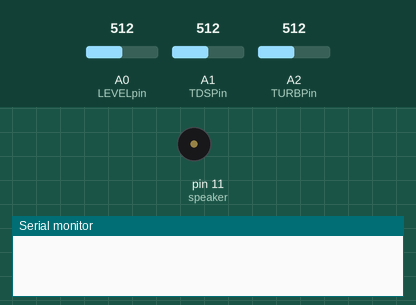
The sketch below on a simulated Arduino Uno, built with avr-gcc and run on an emulated ATmega328P. Parts: buzzer (waves = sounding), the last lines printed to the serial monitor. The test bench sets the inputs (shaded band); at power-on: A0 (LEVELpin) = 512, A1 (TDSPin) = 512, A2 (TURBPin) = 512.

Above: at 2.6 s.
At 7.8 s:
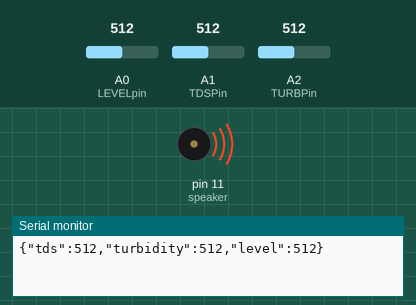
Timing chart, 0 to 23.0 s (numbered marks = the images above):
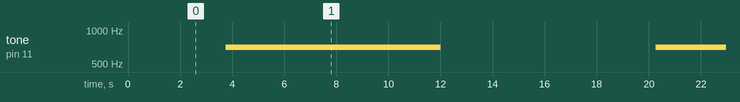

Measured:
- by itself, tone on pin 11 (speaker): alternates 700 Hz for 8.3 s and silent for 8.3 s

The sketch:

sketch_mar09a.ino
```cpp
#include <ArduinoJson.h>

int limit = 0;

int USAGE = 0;


int readDelay = 75;

int HEIGHT = 0;

unsigned long timeNow = 0;
const unsigned long interval = 15*60*1000; // interval time

int TURBPin = A2;
int LEVELpin = A0;
int TDSPin = A1;
int USAGEPin = 3;
int speaker = 11;

boolean alert = false;

int getTDS(int pin);
int getTURB(int pin);
int getLevel(int pin);


void setup()
{
  Serial.begin(9600);
  HEIGHT = getLevel(LEVELpin);
  limit = getTDS(TDSPin);
  attachInterrupt(USAGEPin, addL, RISING);
  pinMode(speaker, OUTPUT);
}


void loop()
{

  if(millis() - timeNow > interval)
    {
      timeNow = millis();
      String usage = "{\"usage\":";
      String brckt = "}";
      String volume = String(USAGE);

      String message = usage + volume + brckt;
      Serial.println(message);
      USAGE = 0;
      delay(1000);
    }


  int check = getTDS(TDSPin);
  int lvl = getLevel(LEVELpin);
  int tur = getTURB(TURBPin);

  String TDS = String(check);
  String TURBIDITY = String(tur);
  String LEVEL = String(lvl);

  if(lvl >= 0.9 * HEIGHT || lvl <= 0.1 * HEIGHT || check > 200 || tur > 5)
  {
    warn();
  }

  String tds = "{\"tds\":";
  String turbidity = ",\"turbidity\":";
  String level = ",\"level\":";

  String last = "}";

  String data =  tds + TDS + turbidity + TURBIDITY + level + LEVEL + last;


  Serial.println(data);


   delay(6000);
}


void addL()
{
  USAGE = USAGE + 1;
}


int getTDS(int pin)
{

  int total = 0;
  for(int i = 0; i < 10;  i++)
  {
    total = total + analogRead(pin);
    delay(readDelay);
  }

  return total/10;
}


int getTURB(int pin)
{

  int total = 0;
  for(int i = 0; i < 10;  i++)
  {
    total = total + analogRead(pin);
    delay(readDelay);
  }

  return total/10;
}


int getLevel(int pin)
{

  int total = 0;
  for(int i = 0; i < 10;  i++)
  {
    total = total + analogRead(pin);
    delay(readDelay);
  }

  return total/10;
}


void warn()
{
  if(!alert)
  {
    alert = true;
    tone(speaker, 700);
  }
  else
  {
    alert = false;
    noTone(speaker);
  }

}
```
